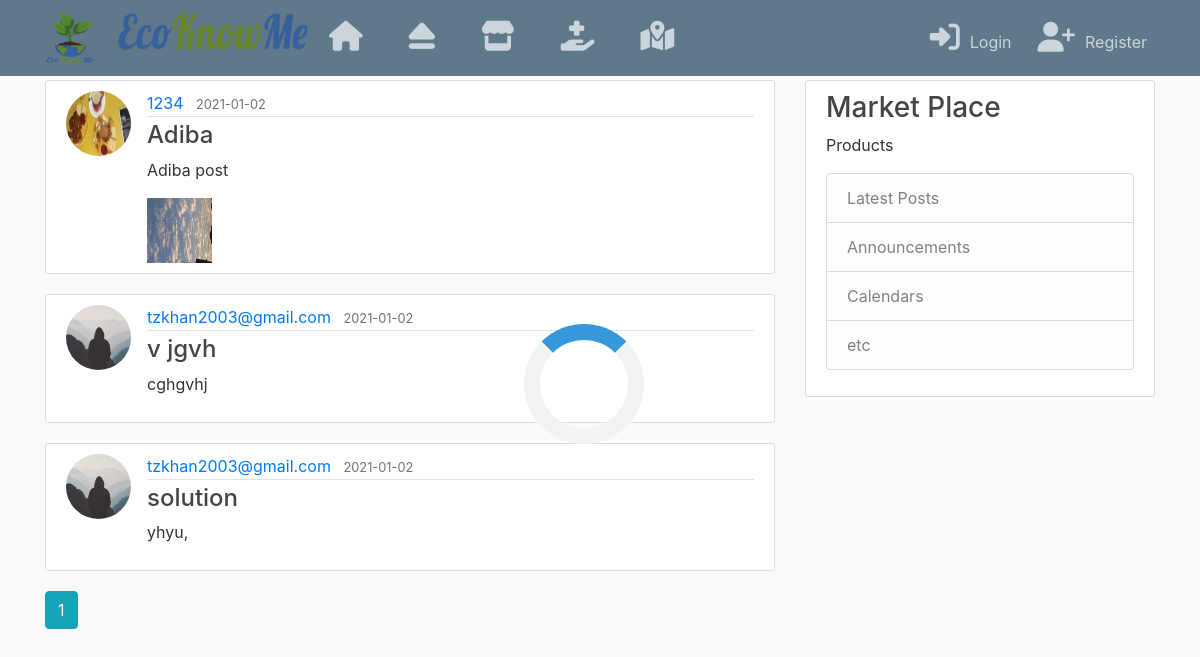
The page /home on the database its author committed.
### flaskblog/models.py (models this page shows, shortened)
class Post(db.Model, UserMixin):
    id = db.Column(db.Integer, primary_key=True)
    title = db.Column(db.String(100), nullable=False)
    date_posted = db.Column(db.DateTime, nullable=False, default=datetime.utcnow)
    content = db.Column(db.Text, nullable=False)
    post_file = db.Column(db.String(20))
    user_id = db.Column(db.Integer, db.ForeignKey('user.id'), nullable=False)
    comntt = db.relationship('Comment', backref='author2', lazy=True)
    post_react = db.relationship('React', backref='author4', lazy=True)

class User(db.Model, UserMixin):
    id = db.Column(db.Integer, primary_key=True)
    username = db.Column(db.String(20), unique=True, nullable=False)
    email = db.Column(db.String(120), unique=True, nullable=False)
    birth_date = db.Column(db.DateTime, nullable=False)
    image_file = db.Column(db.String(20), nullable=False, default='default.jpg')
    password = db.Column(db.String(60), nullable=False)
    posts = db.relationship('Post', backref='author', lazy=True)
    comnt = db.relationship('Comment', backref='author1', lazy=True)
    reactor = db.relationship('React', backref='author3', lazy=True)

### flaskblog/main/routes.py (the view)
@main.route("/")
@main.route("/home")
def home():
    page = request.args.get('page', 1, type=int)
    posts = Post.query.order_by(Post.date_posted.desc()).paginate(page=page, per_page=5)
    return render_template('home.html', posts=posts)

### flaskblog/templates/home.html
{% extends "layout.html" %}
{% block content %}
    {% for post in posts.items %}
        <article class="media content-section">
          <img class="rounded-circle article-img" src="{{ url_for('static', filename='profile_pics/' + post.author.image_file) }}">
          <div class="media-body">
            <div class="article-metadata">
              <a class="mr-2" href="{{ url_for('users.user_posts', username=post.author.username) }}">{{ post.author.username }}</a>
              <small class="text-muted">{{ post.date_posted.strftime('%Y-%m-%d') }}</small>
            </div>
            <h4><a class="article-title" href="{{ url_for('posts.post', post_id=post.id) }}">{{ post.title }}</a></h2>
            <p class="article-content">{{ post.content }}</p>
            {% if post.post_file %}
            <img class="article-img" src="{{ url_for('static', filename='post_pics/' + post.post_file) }}">
            {% endif %}
          </div>
        </article>
    {% endfor %}
    {% for page_num in posts.iter_pages(left_edge=1, right_edge=1, left_current=1, right_current=2) %}
      {% if page_num %}
        {% if posts.page == page_num %}
          <a class="btn btn-info mb-4" href="{{ url_for('main.home', page=page_num) }}">{{ page_num }}</a>
        {% else %}
          <a class="btn btn-outline-info mb-4" href="{{ url_for('main.home', page=page_num) }}">{{ page_num }}</a>
        {% endif %}
      {% else %}
        ...
      {% endif %}
    {% endfor %}
{% endblock content %}

### flaskblog/templates/layout.html (shortened to what this page needs)
<!DOCTYPE html>
<html>
<head>
    <link rel="stylesheet" href="https://maxcdn.bootstrapcdn.com/bootstrap/4.0.0/css/bootstrap.min.css">
    <link rel="stylesheet" href="https://cdnjs.cloudflare.com/ajax/libs/bootstrap-datepicker/1.4.1/css/bootstrap-datepicker3.css"/>
    <link rel="stylesheet" type="text/css" href="{{ url_for('static', filename='main.css') }}">
</head>
<body onload="myFunction()">
  <div id="loader"></div>
  <div id="myDiv" class="animate-bottom">
    <header class="site-header">
      <nav class="navbar navbar-expand-md navbar-dark bg-steel fixed-top">
        <div class="container">
          <a class="navbar-brand" href="/"><img class="margin: 0px 0px 0px 0px" alt="Logo" width="50" height="50" border="0"src="static/design_pics/logo.png"></a>
          <div class="navbar-header">
            <a href="https://ibb.co/5kq5gyj"><img class="margin: 0px 0px 0px 0px "alt="Logo" width="200" height="50" border="0"src="static/design_pics/name.png"></a>
          </div>
          <div class="collapse navbar-collapse" id="navbarToggle">
            <div class="navbar-nav mr-auto">
              <a title="Home" class="nav-item nav-link" href="{{ url_for('main.home') }}"><i class="fas fa-home" style="font-size:30px;margin: -2px 30px -4px 10px;"></i></a>
              <a title=" About" class="nav-item nav-link" href="{{ url_for('main.about') }}"><i class="fas fa-eject" style="font-size:30px;margin: -2px 30px -4px 0px;"></i></a>
              <a title="Store"class="nav-item nav-link" href="{{ url_for('posts.new_post') }}"><i class="fas fa-store" style="font-size:30px;margin: -2px 30px -4px 0px;"></i></a>
              <a title="Donate" class="nav-item nav-link" href="{{ url_for('posts.new_post') }}"><i class="fas fa-hand-holding-medical" style="font-size:30px;margin: -2px 30px -4px 0px;"></i></a>
              <a title="Map" class="nav-item nav-link" href="{{ url_for('posts.new_post') }}"><i class="fas fa-map-marked-alt" style="font-size:30px;margin: -2px 30px -4px 0px;"></i></a>
            </div>
            <div class="navbar-nav">
              {% if current_user.is_authenticated %}
                <a class="nav-item nav-link" href="{{ url_for('posts.new_post') }}"><i class="fas fa-blog" style="font-size:25px;margin: 0px 10px 0px 10px;"></i>New Post</a>
                <a class="nav-item nav-link" href="{{ url_for('users.account') }}"><i class="fas fa-id-badge" style="font-size:25px;margin: 0px 10px 0px 10px;"></i>Profile</a>
                <a class="nav-item nav-link" href="{{ url_for('users.logout') }}"><i class="fas fa-sign-out-alt" style="font-size:25px;margin: 0px 10px 0px 10px;"></i>Logout</a>
              {% else %}
                <a class="nav-item nav-link" href="{{ url_for('users.login') }}"><i class="fas fa-sign-in-alt" style="font-size:30px;margin: 0px 10px 0px 10px;"></i>Login</a>
                <a class="nav-item nav-link" href="{{ url_for('users.register') }}"><i class="fas fa-user-plus" style="font-size:30px;margin: 0px 10px 0px 10px;"></i>Register</a>
              {% endif %}
            </div>
          </div>
        </div>
      </nav>
    </header>
    <main role="main" class="container" >
      <div class="row">
        <div class="col-md-8">
          {% block content %}{% endblock %}
        </div>
        <div class="col-md-4">
          <div class="content-section">
            <h3>Market Place</h3>
            <p>Products
              <ul class="list-group">
                <li class="list-group-item list-group-item-light">Latest Posts</li>
                <li class="list-group-item list-group-item-light">Announcements</li>
                <li class="list-group-item list-group-item-light">Calendars</li>
                <li class="list-group-item list-group-item-light">etc</li>
              </ul>
            </p>
          </div>
        </div>
      </div>
    </main>
</div>
</body>
</html>

### flaskblog/static/main.css (style rules this page uses)
body { background: #fafafa; color: #333333; margin-top: 5rem; }
h1, h2, h3, h4, h5, h6 { color: #444444; }
.bg-steel { background-color: #5f788a; }
.site-header .navbar-nav .nav-link { color: #cbd5db; }
.content-section { background: #ffffff; padding: 10px 20px; border: 1px solid #dddddd; border-radius: 3px; margin-bottom: 20px; }
.article-title { color: #444444; }
.article-content { white-space: pre-line; }
.article-img { height: 65px; width: 65px; margin-right: 16px; }
.article-metadata { padding-bottom: 1px; margin-bottom: 4px; border-bottom: 1px solid #e3e3e3 }

### flaskblog/templates/layout.html (style rules this page uses)
#loader { position: absolute; left: 50%; top: 50%; z-index: 1; width: 120px; height: 120px; margin: -76px 0 0 -76px; border: 16px solid #f3f3f3; border-radius: 50%; border-top: 16px solid #3498db; -webkit-animation: spin 2s linear infinite; animation: spin 2s linear infinite; }
.animate-bottom { -webkit-animation-name: animatebottom; -webkit-animation-duration: 1s; animation-name: animatebottom; animation-duration: 1s }

### rows shown on the page
Post: image_file (picture), author.username "1234", date_posted "2021-01-02", title "Adiba", content "Adiba post", post_file (picture)
Post: image_file (placeholder picture), author.username "tzkhan2003@gmail.com", date_posted "2021-01-02", title "v jgvh", content "cghgvhj"
Post: image_file (placeholder picture), author.username "tzkhan2003@gmail.com", date_posted "2021-01-02", title "solution", content "yhyu,"

### other values the page prints
{{ page_num }} "1"
